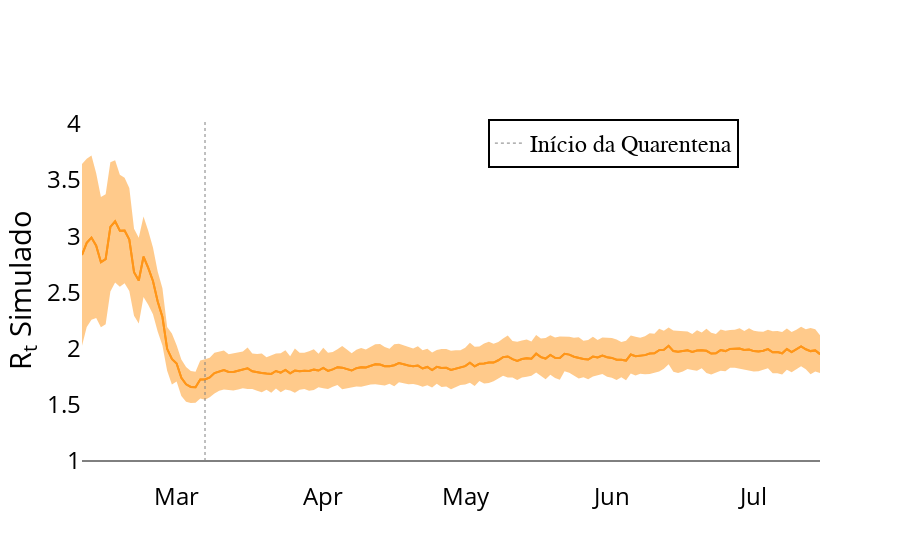

Notebook code for this chart:
### Code cell
def make_r0_plot(r_mean, r_std):
    fig = go.Figure()
    x = pd.date_range(pd.datetime(2020, 2, 15+9), 
                      periods=len(mobility_trends)-28)
    fig.add_trace(go.Scatter(x=x, y=r_mean, showlegend=False,
                             line_color = f'rgb({",".join(amber.astype(str))})',
                            line=dict(width=1), 
                            # yaxis="y2"
                            ))
    fig.add_trace(go.Scatter(x=x, y=r_mean + r_std, fill=None, mode='lines', showlegend=False,
                            #yaxis="y2",
                            opacity = 0.5, line_width=0,
                             line_color=f'rgb({",".join(amber.astype(str))})'))
    
    
    fig.add_trace(go.Scatter(x=x, y=r_mean, fill='tonexty', mode='lines', 
                             #yaxis="y2",
                             opacity=0.5, 
                             line_color=f'rgb({",".join(lighter_amber.astype(str))})',
                             showlegend=False
                            # name="Standard Deviation"
                            ))
    
    fig.add_trace(go.Scatter(x=x, y=r_mean - r_std, fill=None, mode='lines', 
                             #yaxis="y2",
                             line_width=0,
                             line_color=f'rgb({",".join(amber.astype(str))})',
                             showlegend=False))


    fig.add_trace(go.Scatter(x=x, y=r_mean, fill='tonexty', mode='lines',
                             #yaxis="y2",
                             line_color=f'rgb({",".join(lighter_amber.astype(str))})',
                             opacity=0.5, showlegend=False))
    
    fig.add_trace(go.Scatter(x=x, y=len(x)*[1], mode='lines',
                             #yaxis="y2", 
                             line_width=1,
                             line_color=f'black',
                             opacity=1, showlegend=False))
    
    fig.add_trace(go.Scatter(x=2*[pd.datetime(2020, 3, 21)],
                             y=([1]
                                + [1.1*(r_mean[np.argmax(r_mean)]
                                       +r_std[np.argmax(r_mean)])]),
                             mode='lines',
                             #yaxis="y2", 
                             line_width=1, line_dash='dot',
                             line_color='gray', opacity=1,                             
                             name='Início da Quarentena',
                             showlegend=True))
    fig.update_layout(
            xaxis =dict(tickfont=dict(
                size=24,
                color="black",
            ), 
            tickformat= '%b',
            tickvals = [pd.datetime(2020, x, 15) for x in range(2,9)],
            )
    )
    fig.update_layout(
        font=dict(color="black",
            size=24),
        legend=dict(
            x=.55,
            y=0.95,
            traceorder="normal",
            font=dict(
                size=24,
                color="black", family='sans-serif'
            ),
            bgcolor="white",
            bordercolor="Black",
            borderwidth=2
        ),
        plot_bgcolor='rgb(255, 255, 255)',
        xaxis={'showgrid': False,},
                      yaxis = {'showgrid': False, 'zeroline': False,  
                               'title':'R<sub>t</sub> Simulado',
                              })
    fig.write_image(f"rt_sims.pdf")

    fig.show()
    
make_r0_plot(results_day_mean, results_day_std)

### Figure 1 — Plotly figure (JSON) as saved in the notebook; plotly's stock layout.template omitted (floating-point values rounded to 4 significant figures; data arrays with more than 128 entries replaced by an {"elided": "..."} marker saying what was removed)
{"data": [{"line": {"color": "rgb(255.0,124.95,0.0)", "width": 1}, "showlegend": false, "type": "scatter", "x": {"elided": "157 str values"}, "y": {"elided": "161 float values"}}, {"line": {"color": "rgb(255.0,124.95,0.0)", "width": 0}, "mode": "lines", "opacity": 0.5, "showlegend": false, "type": "scatter", "x": {"elided": "157 str values"}, "y": {"elided": "161 float values"}}, {"fill": "tonexty", "line": {"color": "rgb(255.0,149.95,25.0)"}, "mode": "lines", "opacity": 0.5, "showlegend": false, "type": "scatter", "x": {"elided": "157 str values"}, "y": {"elided": "161 float values"}}, {"line": {"color": "rgb(255.0,124.95,0.0)", "width": 0}, "mode": "lines", "showlegend": false, "type": "scatter", "x": {"elided": "157 str values"}, "y": {"elided": "161 float values"}}, {"fill": "tonexty", "line": {"color": "rgb(255.0,149.95,25.0)"}, "mode": "lines", "opacity": 0.5, "showlegend": false, "type": "scatter", "x": {"elided": "157 str values"}, "y": {"elided": "161 float values"}}, {"line": {"color": "black", "width": 1}, "mode": "lines", "opacity": 1, "showlegend": false, "type": "scatter", "x": {"elided": "157 str values"}, "y": {"elided": "157 int values"}}, {"line": {"color": "gray", "dash": "dot", "width": 1}, "mode": "lines", "name": "Início da Quarentena", "opacity": 1, "showlegend": true, "type": "scatter", "x": ["2020-03-21T00:00:00", "2020-03-21T00:00:00"], "y": [1, 4.043]}], "layout": {"font": {"color": "black", "size": 24}, "legend": {"bgcolor": "white", "bordercolor": "Black", "borderwidth": 2, "font": {"color": "black", "family": "sans-serif", "size": 24}, "traceorder": "normal", "x": 0.55, "y": 0.95}, "plot_bgcolor": "rgb(255, 255, 255)", "xaxis": {"showgrid": false, "tickfont": {"color": "black", "size": 24}, "tickformat": "%b", "tickvals": ["2020-02-15T00:00:00", "2020-03-15T00:00:00", "2020-04-15T00:00:00", "2020-05-15T00:00:00", "2020-06-15T00:00:00", "2020-07-15T00:00:00", "2020-08-15T00:00:00"]}, "yaxis": {"showgrid": false, "title": {"text": "R<sub>t</sub> Simulado"}, "zeroline": false}}}
